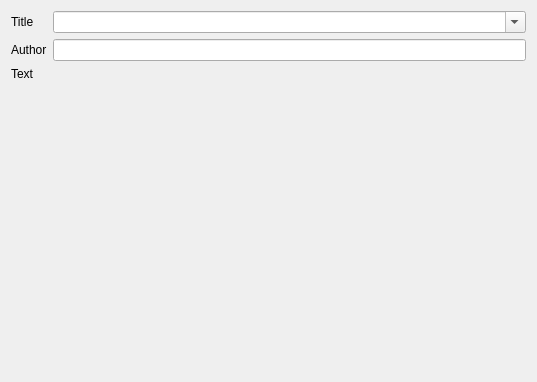
<?xml version="1.0" encoding="UTF-8"?>
<ui version="4.0">
 <class>QmlDesigner::AnnotationCommentTab</class>
 <widget class="QWidget" name="QmlDesigner::AnnotationCommentTab">
  <property name="geometry">
   <rect>
    <x>0</x>
    <y>0</y>
    <width>537</width>
    <height>382</height>
   </rect>
  </property>
  <property name="windowTitle">
   <string notr="true">Form</string>
  </property>
  <layout class="QVBoxLayout" name="verticalLayout">
   <item>
    <layout class="QFormLayout" name="formLayout">
     <item row="1" column="0">
      <widget class="QLabel" name="titileLabel">
       <property name="text">
        <string>Title</string>
       </property>
      </widget>
     </item>
     <item row="1" column="1">
      <widget class="QComboBox" name="titleEdit">
       <property name="editable">
        <bool>true</bool>
       </property>
       <property name="insertPolicy">
        <enum>QComboBox::NoInsert</enum>
       </property>
      </widget>
     </item>
     <item row="3" column="0">
      <widget class="QLabel" name="textLabel">
       <property name="text">
        <string>Text</string>
       </property>
      </widget>
     </item>
     <item row="2" column="0">
      <widget class="QLabel" name="authorLabel">
       <property name="text">
        <string>Author</string>
       </property>
      </widget>
     </item>
     <item row="2" column="1">
      <widget class="QLineEdit" name="authorEdit"/>
     </item>
    </layout>
   </item>
   <item>
    <widget class="QLabel" name="timeLabel">
     <property name="text">
      <string/>
     </property>
    </widget>
   </item>
  </layout>
 </widget>
 <tabstops>
  <tabstop>titleEdit</tabstop>
  <tabstop>authorEdit</tabstop>
 </tabstops>
 <resources/>
 <connections/>
</ui>
